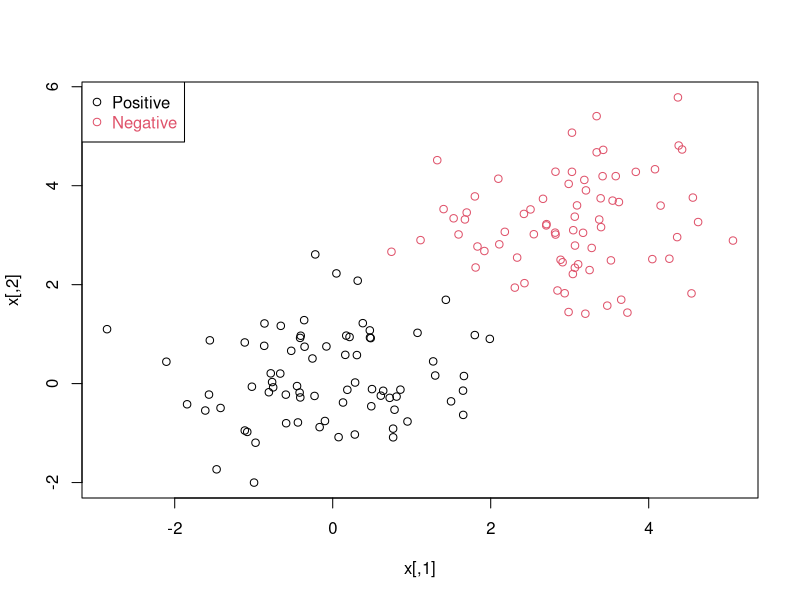
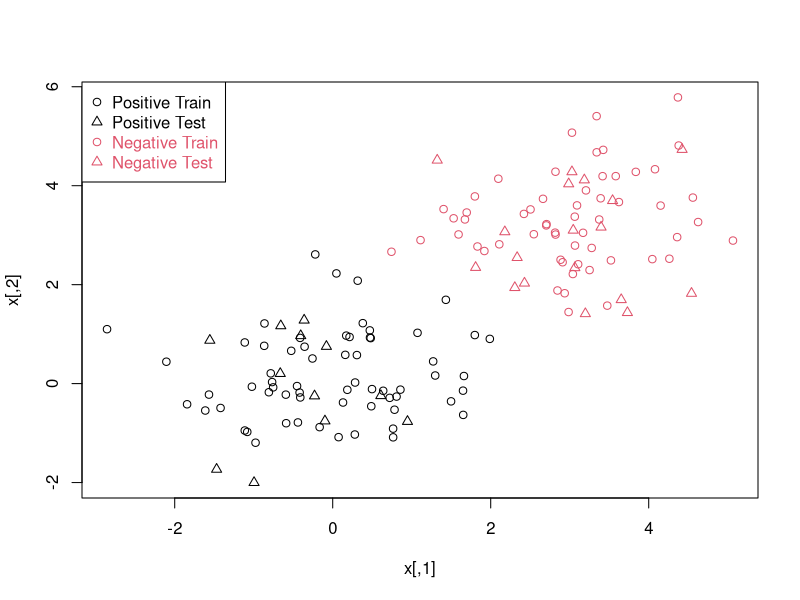
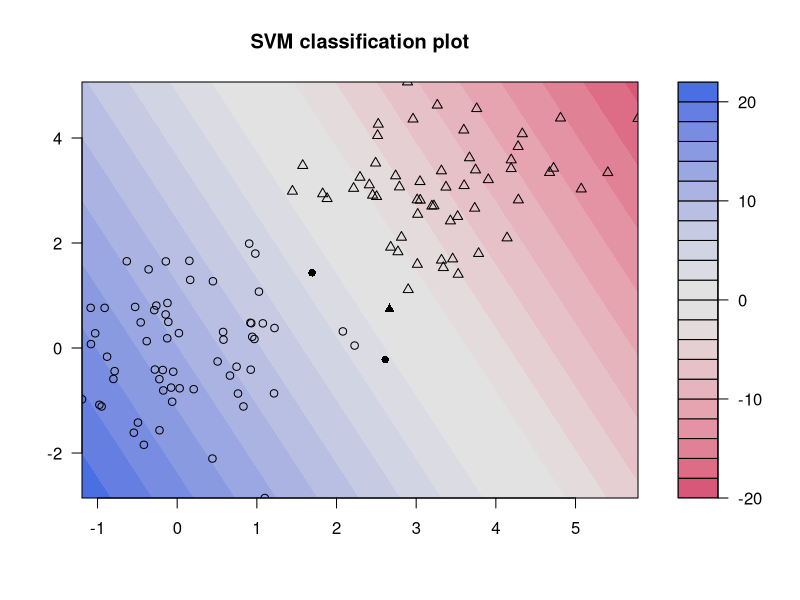
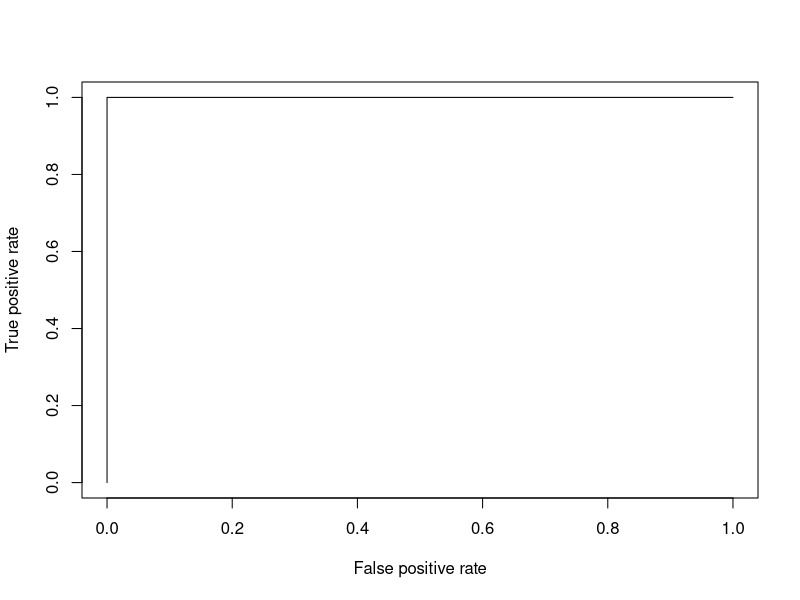
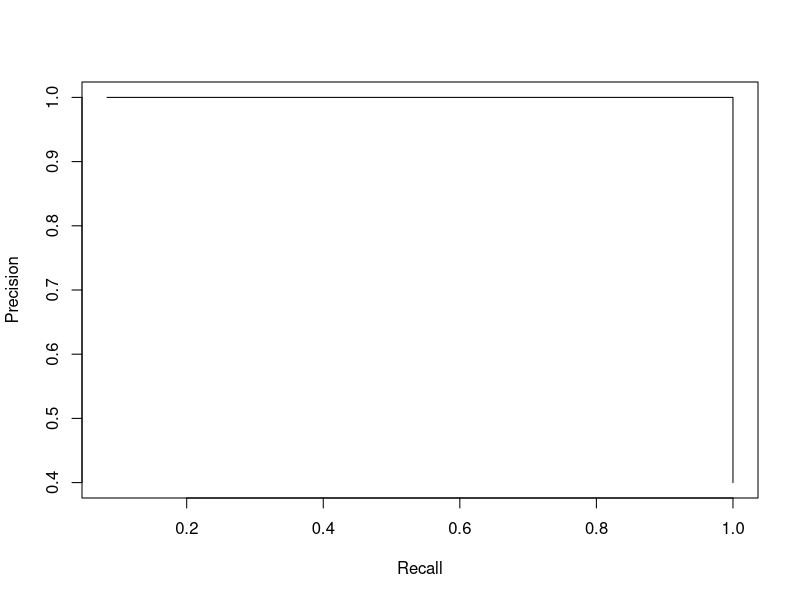
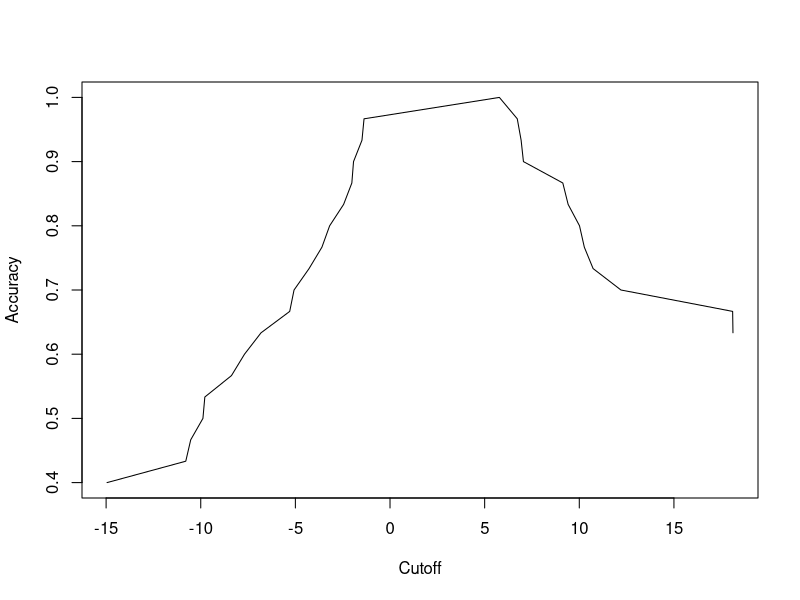

The R source for these figures, in order:
n <- 150 # number of data points
p <- 2 # dimension
sigma <- 1 # variance of the distribution
meanpos <- 0 # centre of the distribution of positive examples
meanneg <- 3 # centre of the distribution of negative examples
npos <- round(n/2) # number of positive examples
nneg <- n-npos # number of negative examples
# Generate the positive and negative examples
xpos <- matrix(rnorm(npos*p,mean=meanpos,sd=sigma),npos,p)
xneg <- matrix(rnorm(nneg*p,mean=meanneg,sd=sigma),npos,p)
x <- rbind(xpos,xneg)
# Generate the labels
y <- matrix(c(rep(1,npos),rep(-1,nneg)))
# Visualize the data
plot(x,col=ifelse(y>0,1,2))
legend("topleft",c('Positive','Negative'),col=seq(2),pch=1,text.col=seq(2))

## Prepare a training and a test set ##
ntrain <- round(n*0.8) # number of training examples
tindex <- sample(n,ntrain) # indices of training samples
xtrain <- x[tindex,]
xtest <- x[-tindex,]
ytrain <- y[tindex]
ytest <- y[-tindex]
istrain=rep(0,n)
istrain[tindex]=1

# Visualize
plot(x,col=ifelse(y>0,1,2),pch=ifelse(istrain==1,1,2))
legend("topleft",c('Positive Train','Positive Test','Negative Train','Negative Test'),
       col=c(1,1,2,2),pch=c(1,2,1,2),text.col=c(1,1,2,2))

# load the kernlab package
library(kernlab)
# train the SVM
svp <- ksvm(xtrain,ytrain,type="C-svc",kernel='vanilladot',C=100,scaled=c())
svp
# Attributes that you can access
attributes(svp)
# For example, the support vectors
alpha(svp)
alphaindex(svp)
b(svp)
# Use the built-in function to pretty-plot the classifier
plot(svp,data=xtrain)

# Predict labels on test
ypred = predict(svp,xtest)
table(ytest,ypred)
# Compute accuracy
sum(ypred==ytest)/length(ytest)
# Compute at the prediction scores
ypredscore = predict(svp,xtest,type="decision")
# Check that the predicted labels are the signs of the scores
table(ypredscore > 0,ypred)
# Package to compute ROC curve, precision-recall etc...
library(ROCR)
pred <- prediction(ypredscore,ytest)
# Plot ROC curve
perf <- performance(pred, measure = "tpr", x.measure = "fpr")
plot(perf)
# Plot precision/recall curve
perf <- performance(pred, measure = "prec", x.measure = "rec")
plot(perf)
# Plot accuracy as function of threshold
perf <- performance(pred, measure = "acc")
plot(perf)
